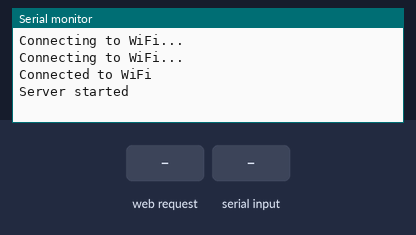
Bench run of a sketch on a simulated ESP32. On the bench: the last lines printed to the serial monitor. The test bench sets the inputs (shaded band). WiFi joins after 1.5 s; servers stay silent unless stated; uploads are accepted with an empty reply.

Above: at 3.2 s.
3.3 s: HTTP request GET /disable-voting received
At 4.3 s:
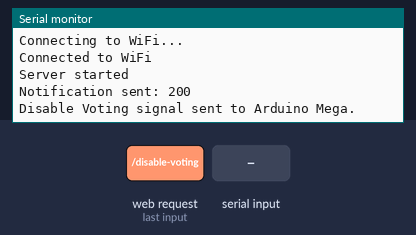
5.0 s: "1\n" received over the second serial link
At 5.8 s:
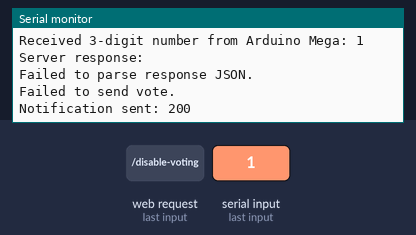
6.7 s: "0\n" received over the second serial link
At 6.86 s:
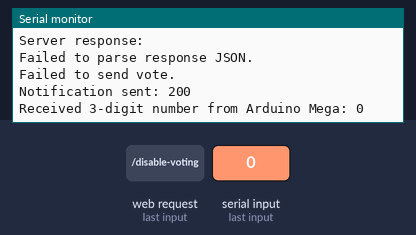

Measured:
- after the input at 3.3 s, the serial monitor: prints a new line after 0.20 s (image 1)
- after the input at 5.0 s, the serial monitor: prints a new line at once (image 2)
- after the input at 6.7 s, the serial monitor: prints a new line at once (image 3)

The sketch:

Pressure_sensor.ino
```cpp
#include <WiFi.h>
#include <HTTPClient.h>
#include <WebServer.h>
#include <ArduinoJson.h>

const char* ssid = "Toji"; // Replace with your WiFi SSID
const char* password = "toji2992"; // Replace with your WiFi password

WebServer server(80); // Create a web server object that listens on port 80
HardwareSerial SerialMega(2); // RX2, TX2 for communication with Arduino Mega

void handleRoot() {
    server.sendHeader("Access-Control-Allow-Origin", "*");
    server.send(200, "text/plain", "ESP32 is ready");
}


void handleDisableVoting() {
    server.sendHeader("Access-Control-Allow-Origin", "*");
    SerialMega.println("Disable_Voting");
    server.send(200, "application/json", "{\"message\":\"Disable Voting signal sent to Arduino Mega\"}");
    sendNotification(true, "Disable Voting signal sent to Arduino Mega");
    Serial.println("Disable Voting signal sent to Arduino Mega.");
}

void handleOptions() {
    server.sendHeader("Access-Control-Allow-Origin", "*");
    server.sendHeader("Access-Control-Allow-Methods", "GET, POST, OPTIONS");
    server.sendHeader("Access-Control-Allow-Headers", "Content-Type");
    server.send(204);
}

void setup() {
    Serial.begin(115200);
    SerialMega.begin(115200, SERIAL_8N1, 16, 17);

    WiFi.begin(ssid, password);
    while (WiFi.status() != WL_CONNECTED) {
        delay(1000);
        Serial.println("Connecting to WiFi...");
    }
    Serial.println("Connected to WiFi");

    server.on("/", handleRoot);

    server.on("/disable-voting", HTTP_GET, handleDisableVoting);
    server.on("/disable-voting", HTTP_OPTIONS, handleOptions);


    server.begin();
    Serial.println("Server started");
}

void loop() {
    server.handleClient();

    if (SerialMega.available()) {
        String receivedNumber = SerialMega.readStringUntil('\n');
        receivedNumber.trim();
        Serial.print("Received 3-digit number from Arduino Mega: ");
        Serial.println(receivedNumber);

        // Send the received number to the server
        if (sendNumberToServer(receivedNumber)) {
            Serial.println("Vote sent successfully.");
            sendNotification(true, "Vote sent successfully.");
        } else {
            Serial.println("Failed to send vote.");
            sendNotification(false, "Failed to send vote.");
        }
    }
}

bool sendNumberToServer(const String& number) {
    if (WiFi.status() == WL_CONNECTED) {
        HTTPClient http;
        http.begin("http://192.168.43.2/rothila/validate-vote.php"); // Specify your server URL
        http.addHeader("Content-Type", "application/json");

        StaticJsonDocument<200> jsonDoc;
        jsonDoc["disable3digit"] = number;
        String requestBody;
        serializeJson(jsonDoc, requestBody);

        int httpResponseCode = http.POST(requestBody);

        if (httpResponseCode > 0) {
            String response = http.getString();
            Serial.print("Server response: ");
            Serial.println(response);

            StaticJsonDocument<200> responseJson;
            DeserializationError error = deserializeJson(responseJson, response);

            if (!error) {
                int status = responseJson["status"];
                if (status == 1) {
                    SerialMega.println("SUCCESS");
                } else {
                    SerialMega.println("INVALID");
                }
                return true;
            } else {
                Serial.println("Failed to parse response JSON.");
                return false;
            }
        } else {
            Serial.print("Error on sending POST: ");
            Serial.println(httpResponseCode);
            return false;
        }

        http.end();
    } else {
        Serial.println("WiFi not connected.");
        return false;
    }
}

void sendNotification(bool status, const char* message) {
    if (WiFi.status() == WL_CONNECTED) {
        HTTPClient http;
        http.begin("http://192.168.43.2/rothila/index2.php"); // Send to the same PHP file
        http.addHeader("Content-Type", "application/x-www-form-urlencoded");

        String body = "status=" + String(status ? 1 : 0) + "&message=" + String(message);
        int httpResponseCode = http.POST(body);
        if (httpResponseCode > 0) {
            Serial.print("Notification sent: ");
            Serial.println(httpResponseCode);
        } else {
            Serial.print("Error on sending notification: ");
            Serial.println(httpResponseCode);
        }
        http.end();
    } else {
        Serial.println("WiFi not connected.");
    }
}
```
